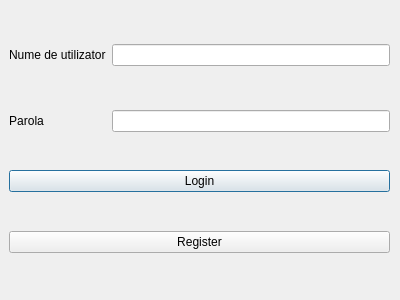
<?xml version="1.0" encoding="UTF-8"?>
<ui version="4.0">
 <class>Login</class>
 <widget class="QDialog" name="Login">
  <property name="geometry">
   <rect>
    <x>0</x>
    <y>0</y>
    <width>400</width>
    <height>300</height>
   </rect>
  </property>
  <property name="windowTitle">
   <string>Dialog</string>
  </property>
  <widget class="QLabel" name="label_info">
   <property name="geometry">
    <rect>
     <x>9</x>
     <y>9</y>
     <width>382</width>
     <height>17</height>
    </rect>
   </property>
   <property name="text">
    <string/>
   </property>
   <property name="alignment">
    <set>Qt::AlignCenter</set>
   </property>
  </widget>
  <widget class="QWidget" name="">
   <property name="geometry">
    <rect>
     <x>9</x>
     <y>44</y>
     <width>381</width>
     <height>241</height>
    </rect>
   </property>
   <layout class="QVBoxLayout" name="verticalLayout">
    <item>
     <layout class="QFormLayout" name="formLayout">
      <item row="0" column="0">
       <widget class="QLabel" name="label">
        <property name="text">
         <string>Nume de utilizator</string>
        </property>
       </widget>
      </item>
      <item row="0" column="1">
       <widget class="QLineEdit" name="lineEdit_user"/>
      </item>
      <item row="2" column="1">
       <widget class="QLineEdit" name="lineEdit_pass"/>
      </item>
      <item row="1" column="1">
       <spacer name="verticalSpacer_4">
        <property name="orientation">
         <enum>Qt::Vertical</enum>
        </property>
        <property name="sizeHint" stdset="0">
         <size>
          <width>20</width>
          <height>40</height>
         </size>
        </property>
       </spacer>
      </item>
      <item row="2" column="0">
       <widget class="QLabel" name="label_pass">
        <property name="text">
         <string>Parola</string>
        </property>
        <property name="alignment">
         <set>Qt::AlignCenter</set>
        </property>
       </widget>
      </item>
     </layout>
    </item>
    <item>
     <spacer name="verticalSpacer_2">
      <property name="orientation">
       <enum>Qt::Vertical</enum>
      </property>
      <property name="sizeHint" stdset="0">
       <size>
        <width>20</width>
        <height>40</height>
       </size>
      </property>
     </spacer>
    </item>
    <item>
     <widget class="QPushButton" name="pushButton_login">
      <property name="text">
       <string>Login</string>
      </property>
     </widget>
    </item>
    <item>
     <spacer name="verticalSpacer_3">
      <property name="orientation">
       <enum>Qt::Vertical</enum>
      </property>
      <property name="sizeHint" stdset="0">
       <size>
        <width>20</width>
        <height>40</height>
       </size>
      </property>
     </spacer>
    </item>
    <item>
     <widget class="QPushButton" name="pushButton_register">
      <property name="text">
       <string>Register</string>
      </property>
     </widget>
    </item>
    <item>
     <spacer name="verticalSpacer">
      <property name="orientation">
       <enum>Qt::Vertical</enum>
      </property>
      <property name="sizeHint" stdset="0">
       <size>
        <width>20</width>
        <height>40</height>
       </size>
      </property>
     </spacer>
    </item>
   </layout>
  </widget>
 </widget>
 <resources/>
 <connections/>
</ui>
